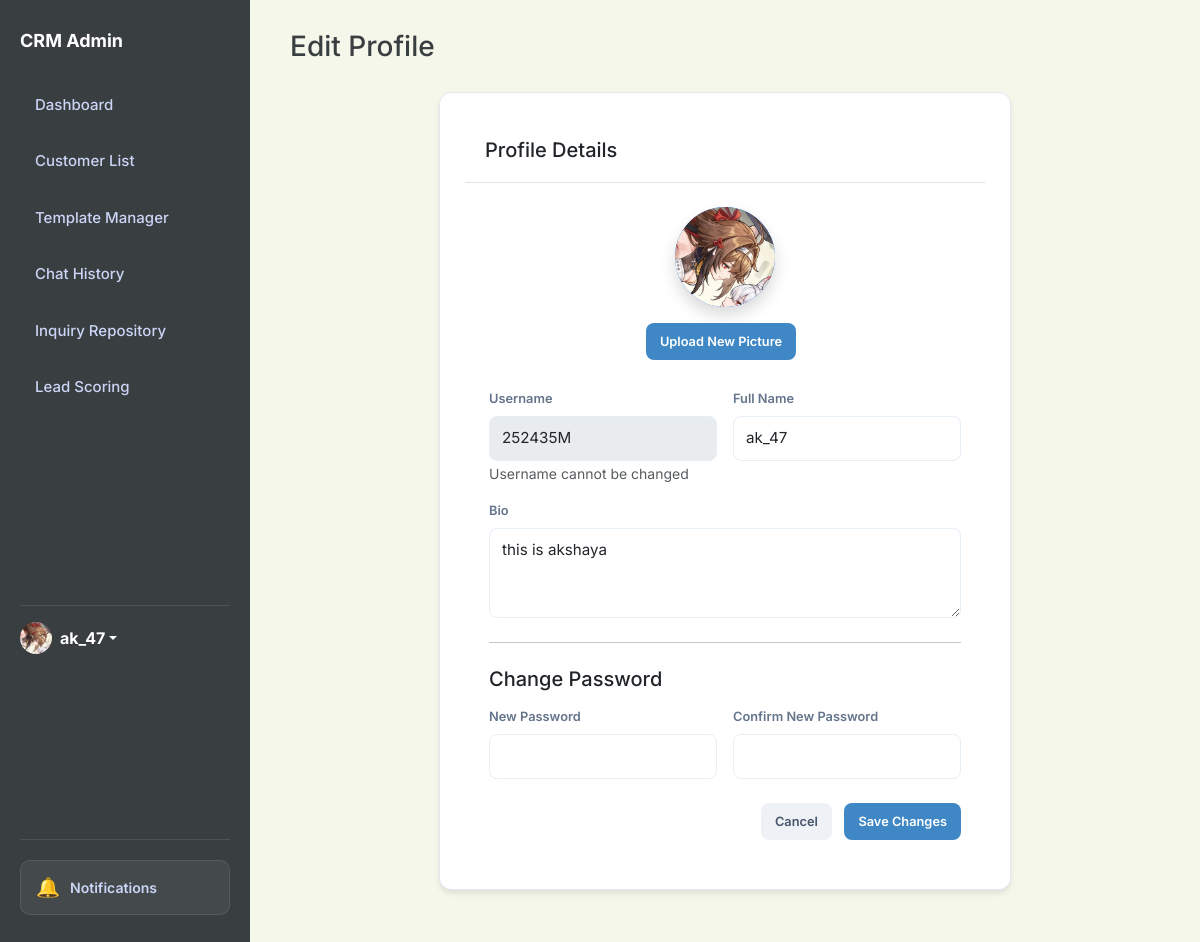
The page /profile (signed in) on the database its author committed.
### app.py (models this page shows, shortened)
class User(db.Model):
    id = db.Column(db.Integer, primary_key=True)
    username = db.Column(db.String(80), unique=True, nullable=False)
    password = db.Column(db.String(200), nullable=False)
    name = db.Column(db.String(100), default='Admin')
    bio = db.Column(db.Text, default='')
    profile_picture = db.Column(db.String(200), default='https://ui-avatars.com/api/?name=Admin&background=random')
    role = db.Column(db.String(20), default='agent') # super_admin, agent
    preferences = db.Column(db.Text, default='{}') # Stores dashboard layout/stats as JSON

### app.py (the view, shortened to what this page needs)
@app.route('/profile', methods=['GET', 'POST'])
def profile():
    if not session.get('logged_in'):
        return redirect(url_for('login'))
    user_id = session.get('user_id')
    if not user_id:
        session.clear()
        return redirect(url_for('login'))
    user = User.query.get(user_id)
    if not user:
        session.clear()
        return redirect(url_for('login'))
    return render_template('edit_profile.html', user=user)

### app.py (called while the page is built)
@app.context_processor
def inject_search_data():
    customers = Customer.query.all()
    inquiries = Inquiry.query.all()
    rules = Rule.query.all()
    templates = AutoReplyTemplate.query.all()
    faqs = FAQ.query.all()
    search_seed = []
    for c in customers:
        search_seed.append({"display": c.name, "category": "Customer", "page": "/customers"})
    for i in inquiries:
        search_seed.append({"display": f"Inquiry: {i.customer}", "category": "Inquiry", "page": f"/inquiry/{i.id}"})
    for r in rules:
        search_seed.append({"display": r.name, "category": "Rule", "page": "/scoring"})
    for t in templates:
        search_seed.append({"display": t.title, "category": "Template", "page": "/templates-manager"})
    for f in faqs:
        search_seed.append({"display": f.question, "category": "FAQ", "page": "/templates-manager"})
    return dict(search_seed=search_seed)

@app.before_request
def require_login():
    allowed_routes = ['login', 'static']
    if request.endpoint and request.endpoint not in allowed_routes and not session.get('logged_in'):
        return redirect(url_for('login'))
    if session.get('logged_in') and session.get('user_id'):
        user = User.query.get(session.get('user_id'))
        if user:
            session['user_role'] = user.role
            session['user_name'] = user.name
            session['user_pic'] = user.profile_picture

### templates/edit_profile.html (shortened to what this page needs)
<!DOCTYPE html>
<html lang="en">
<head>
    <link href="https://cdn.jsdelivr.net/npm/bootstrap@5.3.0/dist/css/bootstrap.min.css" rel="stylesheet">
    <link rel="stylesheet" href="{{ url_for('static', filename='style.css') }}">
</head>
<body id="page-profile">
    <aside class="sidebar">
        <h2>CRM Admin</h2>
        <a href="/dashboard" class="nav-link nav-dashboard internal-link">Dashboard</a>
        <a href="/customers" class="nav-link nav-customers internal-link">Customer List</a>
        <a href="/templates-manager" class="nav-link nav-templates internal-link">Template Manager</a>
        <a href="/history" class="nav-link nav-history internal-link">Chat History</a>
        <a href="/repository" class="nav-link nav-repository internal-link">Inquiry Repository</a>
        <a href="/scoring" class="nav-link nav-scoring internal-link">Lead Scoring</a>
        <div class="mt-auto pt-3 border-top border-secondary" style="border-color: rgba(255,255,255,0.1) !important;">
            <div class="dropdown">
                <a href="#" class="d-flex align-items-center text-white text-decoration-none dropdown-toggle"
                    id="dropdownUser1" data-bs-toggle="dropdown" aria-expanded="false">
                    <div class="avatar-circle bg-primary text-white me-2"
                        style="width: 32px; height: 32px; font-size: 14px; display:flex; align-items:center; justify-content:center; border-radius:50%; overflow:hidden;">
                        {% if session.get('user_pic') and 'http' in session.get('user_pic') %}
                        <img src="{{ session.get('user_pic') }}" alt="User"
                            style="width:100%; height:100%; object-fit:cover;">
                        {% elif session.get('user_pic') %}
                        <img src="{{ url_for('static', filename='uploads/' + session.get('user_pic')) }}" alt="User"
                            style="width:100%; height:100%; object-fit:cover;">
                        {% else %}
                        {{ session.get('user_name', 'Admin')[0] | upper }}
                        {% endif %}
                    </div>
                    <strong>{{ session.get('user_name', 'Admin') }}</strong>
                </a>
            </div>
        </div>
    </aside>
    <main class="main">
        <div class="header">
            <h1 class="h3">Edit Profile</h1>
        </div>
        <div class="row">
            <div class="col-md-8 mx-auto">
                <div class="card">
                    <div class="card-header bg-white border-bottom">
                        <h5 class="mb-0">Profile Details</h5>
                    </div>
                    <div class="card-body p-4">
                        <form method="POST" enctype="multipart/form-data">
                            <div class="text-center mb-4">
                                <div class="avatar-circle bg-primary text-white mx-auto mb-3 shadow"
                                    style="width: 100px; height: 100px; font-size: 40px; display:flex; align-items:center; justify-content:center; border-radius:50%; overflow:hidden;">
                                    {% if user.profile_picture and 'http' in user.profile_picture %}
                                    <img src="{{ user.profile_picture }}" alt="Profile"
                                        style="width:100%; height:100%; object-fit:cover;">
                                    {% elif user.profile_picture %}
                                    <img src="{{ url_for('static', filename='uploads/' + user.profile_picture) }}"
                                        alt="Profile" style="width:100%; height:100%; object-fit:cover;">
                                    {% else %}
                                    {{ user.username[0] | upper }}
                                    {% endif %}
                                </div>
                                <div>
                                    <label for="profile_picture" class="btn btn-sm btn-primary">
                                        Upload New Picture <input type="file" id="profile_picture"
                                    </label>
                                </div>
                            </div>
                            <div class="row g-3">
                                <div class="col-md-6">
                                    <label for="username" class="form-label">Username</label>
                                    <input type="text" class="form-control" id="username" value="{{ user.username }}"
                                        disabled>
                                    <small class="text-muted">Username cannot be changed</small>
                                </div>
                                <div class="col-md-6">
                                    <label for="name" class="form-label">Full Name</label>
                                    <input type="text" class="form-control" id="name" name="name"
                                        value="{{ user.name }}">
                                </div>
                                <div class="col-12">
                                    <label for="bio" class="form-label">Bio</label>
                                    <textarea class="form-control" id="bio" name="bio"
                                        rows="3">{{ user.bio }}</textarea>
                                </div>
                            </div>
                            <hr class="my-4">
                            <h5 class="mb-3">Change Password</h5>
                            <div class="row g-3">
                                <div class="col-md-6">
                                    <label for="new_password" class="form-label">New Password</label>
                                    <input type="password" class="form-control" id="new_password" name="new_password">
                                </div>
                                <div class="col-md-6">
                                    <label for="confirm_password" class="form-label">Confirm New Password</label>
                                    <input type="password" class="form-control" id="confirm_password"
                                        name="confirm_password">
                                </div>
                            </div>
                            <div class="mt-4 text-end">
                                <a href="/dashboard" class="btn btn-gray me-2">Cancel</a>
                                <button type="submit" class="btn btn-primary">Save Changes</button>
                            </div>
                        </form>
                    </div>
                </div>
            </div>
        </div>
    </main>
</body>
</html>

### static/style.css (style rules this page uses)
:root { --blue: #3F88C5; --red: #E94F37; --green: #44BBA4; --gray: #64748b; --slate-900: #393E41; --slate-800: #4a5155; --border-radius: 12px; --bg-light: #F6F7EB; }
* { box-sizing: border-box; font-family: 'Inter', -apple-system, sans-serif; }
body { margin: 0; display: flex; background-color: var(--bg-light); color: var(--slate-900); height: 100vh; overflow: hidden; font-size: 16px; -webkit-font-smoothing: antialiased; }
.header { overflow: visible !important; }
.main { overflow-y: auto; overflow-x: visible !important; }
.sidebar { width: 250px; background: var(--slate-900); color: #fff; height: 100vh; padding: 30px 20px; flex-shrink: 0; display: flex; flex-direction: column; }
.sidebar h2 { font-size: 18px; margin-bottom: 30px; font-weight: 700; color: #fff; }
.nav-link { display: block; padding: 12px 15px; color: #cbd5f5; text-decoration: none; border-radius: 8px; margin-bottom: 10px; font-size: 15px; font-weight: 500; transition: 0.2s; }
.main { flex: 1; padding: 30px 40px; overflow-y: auto; max-width: 1600px; margin: 0 auto; width: 100%; }
.header { display: flex; justify-content: space-between; align-items: center; flex-shrink: 0; margin-bottom: 20px; gap: 20px; width: 100%; }
.card { background: white; padding: 25px; border-radius: var(--border-radius); box-shadow: 0 4px 6px -1px rgba(0, 0, 0, 0.1); border: 1px solid #e2e8f0; margin-bottom: 25px; }
.card-header { padding: 20px; border-bottom: 1px solid #e2e8f0; display: flex; justify-content: space-between; align-items: center; }
.avatar-circle { width: 44px; height: 44px; border-radius: 10px; background: #3b82f6; color: white; font-weight: 600; font-size: 15px; display: flex; align-items: center; justify-content: center; }
label { display: block; font-size: 0.8rem; margin-bottom: 5px; color: var(--gray); font-weight: 600; }
input, textarea, select { width: 100%; padding: 10px; border: 1px solid #e2e8f0; border-radius: 6px; font-size: 0.9rem; outline: none; }
.btn { padding: 8px 14px; border: none; border-radius: 6px; cursor: pointer; font-size: 0.8rem; font-weight: 600; transition: 0.2s; text-decoration: none; display: inline-block; }
.btn-blue, .btn-primary { background: var(--blue); color: white; }
.btn-gray { background: #e2e8f0; color: #475569; }
.form-control { width: 100%; padding: 10px 12px; border: 1px solid #e6eef6; border-radius: 8px; font-size: 0.95rem; background: #fff; transition: border-color .15s, box-shadow .15s, transform .06s; }
.btn { border-radius: 8px; padding: 9px 14px; font-weight: 600; }
.btn-gray { background: #eef2f7; color: #475569; }
.sidebar { z-index: 1; }
.text-center { text-align: center; }
.sidebar { display: flex; flex-direction: column; }

### rows shown on the page
User: profile_picture (picture), get "ak_47", username "252435M", name "ak_47", bio "this is akshaya"
